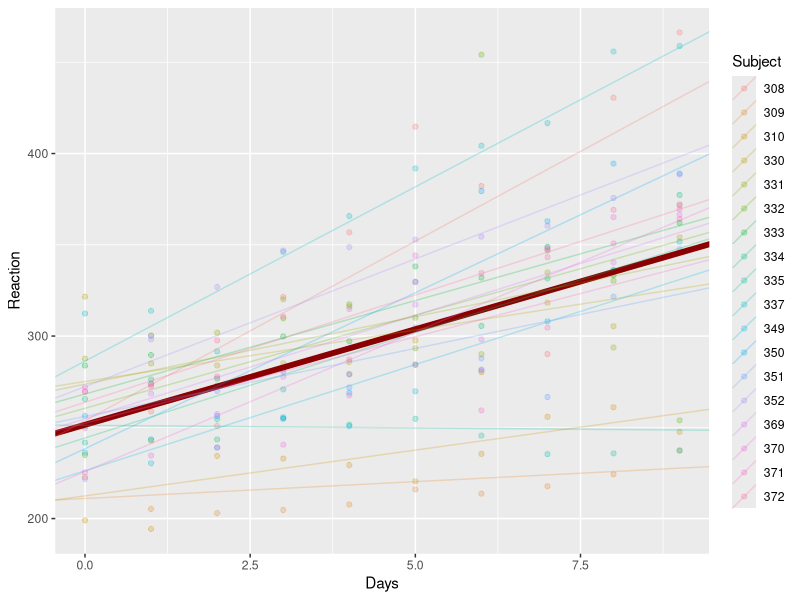

The R script that drew this image:
## ---- chunk 1
knitr::opts_chunk$set(echo = T, message=F, warning=F, comment=NA, autodep=F, 
                      eval=T, cache.rebuild=F, cache=T, R.options=list(width=120), 
                      fig.width=8, fig.align = 'center', dev.args=list(bg = 'transparent'), dev='svglite')
## ---- chunk 2
library(tidyverse)
## ---- chunk 3
library(lme4)

lm_model = lm(Reaction ~ Days, data = sleepstudy)
summary(lm_model)
## ---- chunk 4
mixed_model = lmer(Reaction ~ Days + (1 + Days|Subject), data = sleepstudy)

summary(mixed_model)
## ---- chunk 5
print(VarCorr(mixed_model), comp=c('Var', 'Std')) 
## ---- chunk 6
random_effects = ranef(mixed_model)$Subject
random_effects
## ---- chunk 7
random_coefficients = coef(mixed_model)$Subject
## ---- chunk 8
fixed_effects = fixef(mixed_model)
random_effects  = 
  random_coefficients %>% 
  mutate(Subject = factor(unique(sleepstudy$Subject)))

sleepstudy %>% 
  ggplot(aes(Days, Reaction)) +
  geom_point(aes(color = Subject), alpha = .25) +
  geom_abline(
    aes(
      intercept = fixed_effects['(Intercept)'],
      slope = fixed_effects['Days']),
    color = 'darkred',
    size = 2) +
  geom_abline(
    aes(
      intercept = `(Intercept)`, 
      slope = Days,
      color = Subject),
    size = .5,
    alpha = .25,
    data = random_effects) 
## ---- chunk 9
library(gganimate)

# this may take up to a minute to produce, and will show in your viewer
sleepstudy %>% 
  ggplot(aes(Days, Reaction)) +
  geom_abline(
    aes(
      intercept = fixed_effects['(Intercept)'],
      slope = fixed_effects['Days']),
    color = 'darkred',
    size = 2,
    alpha = .1) +
  geom_point(aes(color = Subject), alpha = 1) +
  geom_abline(
    aes(
      intercept = `(Intercept)`, 
      slope = Days,
      group = Subject,
      color = Subject),
    size = .5,
    alpha = .25,
    data = random_effects) + 
  transition_states(Subject)
